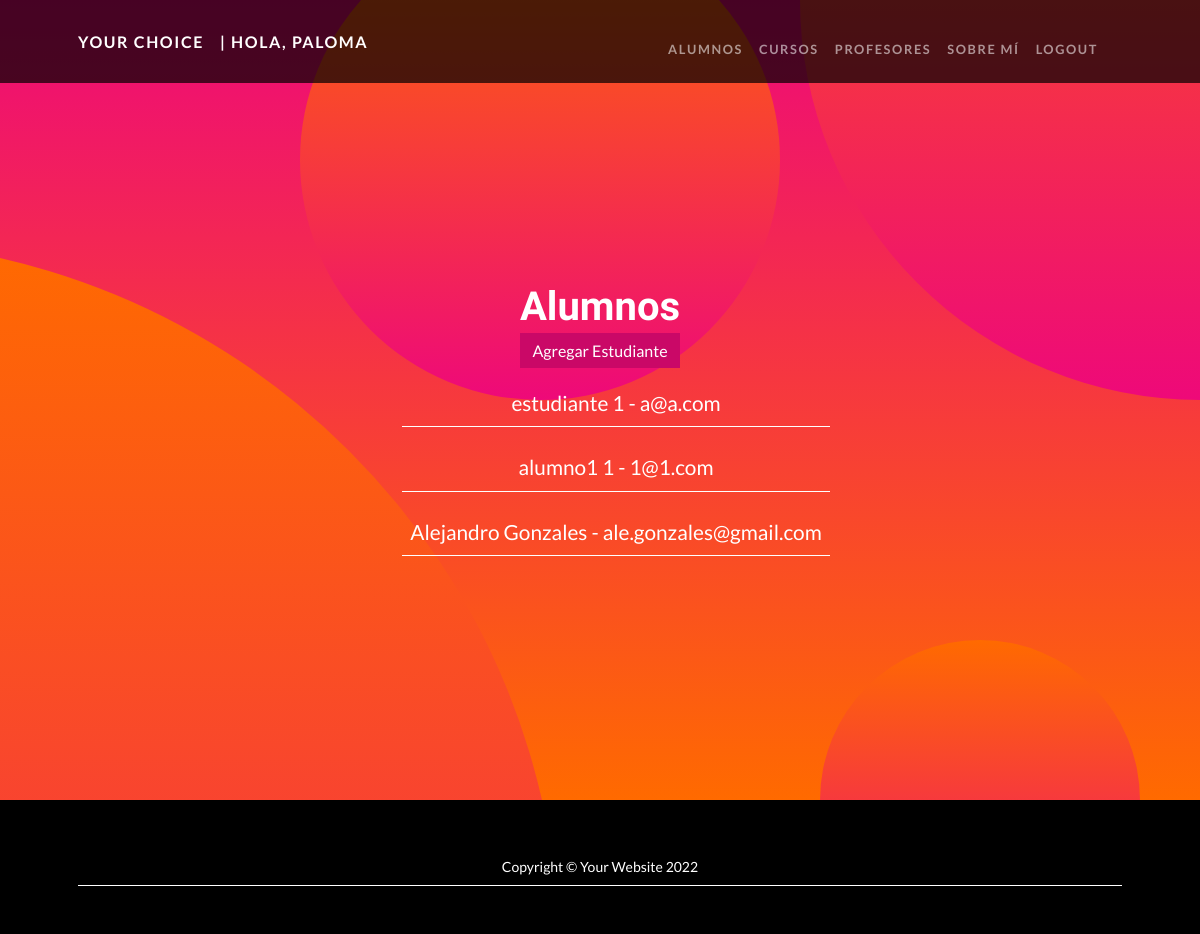
The page /app_coder/estudiantes/list (signed in) on the database its author committed.
### app_coder/models.py (models this page shows, shortened)
class Estudiante(models.Model):
    nombre = models.CharField(max_length=40)
    apellido = models.CharField(max_length=40)
    email = models.EmailField()

### app_coder/views.py (the view)
# urls.py: path('estudiantes/list', views.EstudianteList.as_view(), name='EstudianteList'),
class EstudianteList(ListView):
    model = Estudiante
    template_name = "app_coder/estudiantes_list.html"

### app_coder/templates/app_coder/estudiantes_list.html (shortened to what this page needs)
{% extends "app_coder/padre.html" %}
{% load static %}
{% block contenidoQueCambia %}
<h1>Alumnos</h1>
{% if request.user.is_authenticated %}
    <a class="busqueda__button button" href="{% url 'Estudiantes' %}">Agregar Estudiante</a>
{% endif %}
<ul>
    {% for profe in object_list %}
    <li>
        <p class="curso__nombre">
            {{profe.nombre}} {{profe.apellido}}
            -
            {{profe.email}}
        </p>
    </li>
    {% endfor %}
</ul>
{% endblock %}

### app_coder/templates/app_coder/padre.html (shortened to what this page needs)
<!DOCTYPE html>
<html lang="en">
    <head>
        {% load static %}
        <link href="{% static 'app_coder/css/styles.css' %}" rel="stylesheet" />
        <link href="{% static 'app_coder/css/main.css' %}" rel="stylesheet" />
    </head>
    <body id="page-top">
        <nav class="navbar navbar-expand-lg navbar-dark navbar-custom fixed-top">
            <div class="container px-5">
                <a class="navbar-brand" href="{% url 'Inicio' %}">
                    Your Choice <br>
                    {% if request.user.is_authenticated %}
                        <a class="navbar-brand" href="{% url 'EditarPerfil' %}">|  Hola, {{user.username}}</a>
                    {% endif %}
                </a>
                <div class="collapse navbar-collapse" id="navbarResponsive">
                    <ul class="navbar-nav ms-auto">
                        <li class="nav-item"><a class="nav-link" href="{% url 'EstudianteList' %}">Alumnos</a></li>
                        <li class="nav-item"><a class="nav-link" href="{% url 'List' %}">Cursos</a></li>
                        <li class="nav-item"><a class="nav-link" href="{% url 'ProfeList' %}">Profesores</a></li>
                        <li class="nav-item"><a class="nav-link" href="{% url 'SobreMi' %}">Sobre mí</a></li>
                        {% if not request.user.is_authenticated %}
                            <li class="nav-item"><a class="nav-link" href="{% url 'Login' %}">Login</a></li>
                        {% else %}
                            <li class="nav-item"><a class="nav-link" href="{% url 'Logout' %}">Logout</a></li>
                        {% endif %}
                    </ul>
                </div>
            </div>
        </nav>
        <header class="masthead text-center text-white">
            <div class="masthead-content">
                <div class="container px-5">
                    {% block contenidoQueCambia %}
                    {% endblock %}
                </div>
            </div>
            <div class="bg-circle-1 bg-circle"></div>
            <div class="bg-circle-2 bg-circle"></div>
            <div class="bg-circle-3 bg-circle"></div>
            <div class="bg-circle-4 bg-circle"></div>
        </header>
        <footer class="py-5 bg-black">
            <div class="container px-5"><p class="m-0 text-center text-white small">Copyright &copy; Your Website 2022</p></div>
        </footer>
    </body>
</html>

### app_coder/static/app_coder/css/main.css (style rules this page uses)
header { height: 100vh; display: flex; flex-direction: column; justify-content: center; align-items: center; }
.busqueda__button { background-color: #CA0867; border: none; color: #fff; padding: 0.3rem 0.5rem; transition: all 0.1s; }

### app_coder/templates/app_coder/estudiantes_list.html (style rules this page uses)
.button { text-decoration: none; margin: 1rem; padding: 0.5rem 0.8rem ; }
ul { margin: 1rem; list-style: none; }
.curso__nombre { font-size: 1.3rem; }
p { border-bottom: 1px solid #fff; padding: 0.5rem; }

### rows shown on the page
Estudiante: nombre "estudiante", apellido "1", email "a@a.com"
Estudiante: nombre "alumno1", apellido "1", email "1@1.com"
Estudiante: nombre "Alejandro", apellido "Gonzales", email "ale.gonzales@gmail.com"

### other values the page prints
{{ user.username }} "PALOMA"
